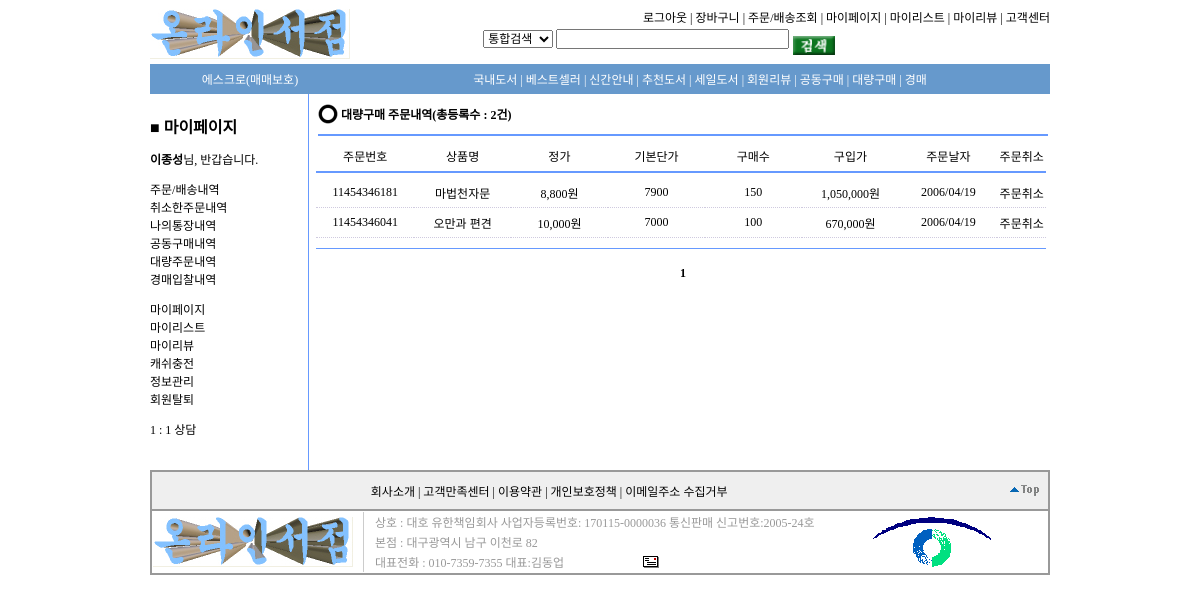
The page /MyLargeOrderList.php (signed in) on the database its author committed.
### tables this page shows
CREATE TABLE `largeorder` (
  `id` int(11) NOT NULL auto_increment,
  `ordernum` varchar(20) NOT NULL default '',
  `orderer` varchar(20) NOT NULL default '',
  `ordername` varchar(50) NOT NULL default '',
  `largeid` int(11) NOT NULL default '0',
  `quantity` int(11) NOT NULL default '0',
  `price` int(11) NOT NULL default '0',
  `tel1` varchar(4) NOT NULL default '',
  `tel2` varchar(4) NOT NULL default '',
  `tel3` varchar(4) NOT NULL default '',
  `htel1` varchar(4) NOT NULL default '',
  `htel2` varchar(4) NOT NULL default '',
  `htel3` varchar(4) NOT NULL default '',
  `post1` varchar(10) NOT NULL default '',
  `post2` varchar(30) NOT NULL default '',
  `address` varchar(90) NOT NULL default '',
  `post_num` varchar(90) NOT NULL default '',
  `email` varchar(50) NOT NULL default '',
  `bname` varchar(12) NOT NULL default '',
  `btel1` varchar(4) NOT NULL default '',
  `btel2` varchar(4) NOT NULL default '',
  `btel3` varchar(4) NOT NULL default '',
  `bhtel1` varchar(4) NOT NULL default '',
  `bhtel2` varchar(4) NOT NULL default '',
  `bhtel3` varchar(4) NOT NULL default '',
  `bpost1` varchar(10) NOT NULL default '',
  `bpost2` varchar(30) NOT NULL default '',
  `baddress` varchar(90) NOT NULL default '',
  `bpost_num` varchar(90) NOT NULL default '',
  `bemail` varchar(50) NOT NULL default '',
  `content` varchar(100) default NULL,
  `completion` tinyint(4) NOT NULL default '0',
  `confirmation` tinyint(4) NOT NULL default '0',
  `orderday` int(11) NOT NULL default '0',
  PRIMARY KEY  (`id`),
  KEY `ordernum` (`ordernum`),
  KEY `orderer` (`orderer`),
  KEY `ordername` (`ordername`),
  KEY `confirmation` (`confirmation`),
  KEY `completion` (`completion`)
);

CREATE TABLE `goods` (
  `id` int(11) NOT NULL auto_increment,
  `pwd` varchar(20) NOT NULL default '',
  `fixnum` int(11) NOT NULL default '0',
  `gs2id` int(11) NOT NULL default '0',
  `gs3id` int(11) NOT NULL default '0',
  `name` varchar(50) NOT NULL default '',
  `author` varchar(50) NOT NULL default '',
  `publishing` varchar(20) NOT NULL default '',
  `pyear` year(4) NOT NULL default '0000',
  `pmonth` char(2) NOT NULL default '',
  `pday` char(2) NOT NULL default '',
  `epage` smallint(6) NOT NULL default '0',
  `isbn` varchar(20) NOT NULL default '',
  `fixprice` int(11) NOT NULL default '0',
  `price` int(11) NOT NULL default '0',
  `dday` tinyint(4) NOT NULL default '0',
  `dcost` tinyint(4) NOT NULL default '0',
  `dcountry` tinyint(4) NOT NULL default '0',
  `lowest` tinyint(4) NOT NULL default '0',
  `gsnew` tinyint(4) NOT NULL default '0',
  `best` tinyint(4) NOT NULL default '0',
  `recomend` tinyint(4) NOT NULL default '0',
  `sale` tinyint(4) NOT NULL default '0',
  `rela` varchar(30) default NULL,
  `point` int(11) NOT NULL default '0',
  `mania` tinyint(4) NOT NULL default '0',
  `volume` smallint(6) default NULL,
  `rdate` int(11) NOT NULL default '0',
  `filename` varchar(50) default NULL,
  `filename2` varchar(50) default NULL,
  PRIMARY KEY  (`id`),
  KEY `name` (`name`),
  KEY `fixnum` (`fixnum`),
  KEY `new` (`gsnew`),
  KEY `best` (`best`),
  KEY `sale` (`sale`),
  KEY `rela` (`rela`),
  KEY `rdate` (`rdate`),
  KEY `author` (`author`),
  KEY `publishing` (`publishing`)
);

CREATE TABLE `largepurchase` (
  `id` int(11) NOT NULL auto_increment,
  `goodsid` int(11) NOT NULL default '0',
  `fixprice` int(11) NOT NULL default '0',
  `price` int(11) NOT NULL default '0',
  `dcprice` int(11) NOT NULL default '0',
  `smallquantity` int(11) NOT NULL default '0',
  `orderquantity` int(11) NOT NULL default '0',
  PRIMARY KEY  (`id`)
);

### config/config.php (called while the page is built, shortened)
<?php
$limit50          = 50;
?>

### MyLargeOrderList.php (the view, shortened to what this page needs)
<?php
include "top.php";
include "MyPageLeft.php";
include "config/config.php";
if(!isset($_SESSION['my_member_id'])){$my_member_id ="";} else {$my_member_id = $_SESSION['my_member_id'];}
if(!isset($_REQUEST['fromnum'])){$fromnum =0;} else {$fromnum = $_REQUEST['fromnum'];}
if(!isset($_REQUEST['page'])){$page  =1;} else {$page  = $_REQUEST['page'];}
if($my_member_id){
    $numresults=mysqli_query($link,"select id from largeorder where orderer='$my_member_id'");
    $numrows=mysqli_num_rows($numresults);
    $totalpage = ceil($numrows / $limit50);
?>
<table align="center" border="0" cellpadding="0" cellspacing="0" width="730">
<tr>
<td width="20" height="40">
<img src="image/green_folder.jpg" border="0">
</td>
<td width="710"> &nbsp;<B>대량구매 주문내역(총등록수 : <?php echo number_format($numrows); ?>건)</B>
</td>
</tr>
<tr><td colspan="4" height="2" bgcolor="#6699FF"></td></tr>
<tr><td colspan="3" height="5"></td></tr>
</table>
<table width="730" border="0" cellpadding="0" cellspacing="0">
<tr>
<td width="100" height="30" align="center">주문번호</td>
<td width="100" height="30" align="center">상품명</td>
<td width="100" height="30" align="center">정가</td>
<td width="100" height="30" align="center">기본단가</td>
<td width="80" height="30" align="center">구매수</td>
<td width="100" height="30" align="center">구입가</td>
<td width="100" height="30" align="center">주문날자</td>
<td width="50" height="30" align="center">주문취소</td>
</tr>
<tr><td colspan="8" height="2" bgcolor="#6699FF"></td></tr>
<tr><td colspan="8" height="5"></td></tr>
<?php
if($fromnum == 0 ) $fromnum = 0;
$numresult=mysqli_query($link,"select * from largeorder where orderer='$my_member_id' order by id desc limit $fromnum,$limit50");
while ($row=mysqli_fetch_array($numresult)){
$query2=mysqli_query($link,"select * from largepurchase where id='$row[largeid]'");
$row2=mysqli_fetch_array($query2);
$query=mysqli_query($link,"select * from goods where id='$row2[goodsid]'");
$rowbody=mysqli_fetch_array($query);
?>
<tr>
<td width="100" align="center" height="30" style="border-bottom-width:1; border-bottom-color:CFCADF; border-bottom-style:dotted;">
<?php echo $row['ordernum']; ?>
</td>
<td width="100" align="center" style="border-bottom-width:1; border-bottom-color:CFCADF; border-bottom-style:dotted;">
<?php echo $rowbody['name']; ?>
</td>
<td width="100" align="center" style="border-bottom-width:1; border-bottom-color:CFCADF; border-bottom-style:dotted;">
<?php echo number_format($rowbody['fixprice']); ?>원
</td>
<td width="100" align="center" style="border-bottom-width:1; border-bottom-color:CFCADF; border-bottom-style:dotted;">
<?php echo $row2['price']; ?>
</td>
<td width="100" align="center" style="border-bottom-width:1; border-bottom-color:CFCADF; border-bottom-style:dotted;">
<?php echo number_format($row2['orderquantity']); ?>
</td>
<td width="80" align="center" style="border-bottom-width:1; border-bottom-color:CFCADF; border-bottom-style:dotted;">
<?php echo number_format($row['price']); ?>원
</td>
<td width="100" align="center" style="border-bottom-width:1; border-bottom-color:CFCADF; border-bottom-style:dotted;">
<?php
$ordertime=$row['orderday'];
$orderyear = date('Y',$ordertime);
$ordermonth = date('m',$ordertime);
$orderday = date('d',$ordertime);
echo $orderyear."/".$ordermonth."/".$orderday;
?>
</td>
<td width="50" align="center" style="border-bottom-width:1; border-bottom-color:CFCADF; border-bottom-style:dotted;">
<a href="<?php echo $_SERVER['SCRIPT_NAME']?>?delid=<?php echo $row['id']?>&quantity=<?php echo $row['quantity']?>&updateid=<?php echo $row2['id']?>&mod=largeorderdel">주문취소</a>
</td>
</tr>
<?php
}
?>
</table>
<table border="0" cellpadding="0" cellspacing="0" width="730">
<tr><td height="10"></td></tr>
<tr><td height="1" bgcolor="#6699FF"></td></tr>
<tr><td height="5"></td></tr>
</table>
<p>
<center><?php echo pagenavigate($page, $totalpage, $_SERVER['SCRIPT_NAME'])?></center>
<?php
}else{
include "link_login.php";
}
include "bottom.php";
?>

### css/stylesheet.css (style rules this page uses)
body, p, td, input, select, textarea { font-size:9pt; }
A:link { text-decoration: none; color:#000000; }

### rows shown on the page
largeorder: ordernum "11454346181", goods.name "마법천자문", goods.fixprice "8,800", largepurchase.price "7900", largepurchase.orderquantity "150", price "1,050,000", orderday "2006", orderday "04", orderday "19"
largeorder: ordernum "11454346041", goods.name "오만과 편견", goods.fixprice "10,000", largepurchase.price "7000", largepurchase.orderquantity "100", price "670,000", orderday "2006", orderday "04", orderday "19"

### other values the page prints
$my_name "이종성"
$numrows "2"
